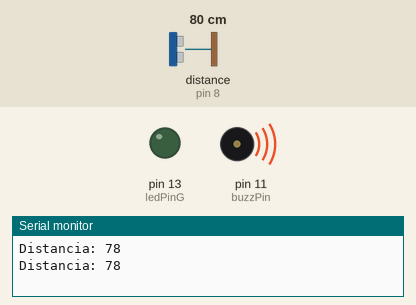
The sketch below on a simulated Arduino Uno, built with avr-gcc and run on an emulated ATmega328P. On the bench: output pins drawn as LEDs (lit = HIGH), buzzer (waves = sounding, pin HIGH), the last lines printed to the serial monitor. Wiring (inferred from the names in the program): ultrasonic range finder: trigger pin 9; echo pin 8. The inputs (shaded band) are chosen by the test bench; at power-on: distance to the obstacle (sensor on pin 8) 80 cm. The echo pulse lasts 58.3 µs per cm; pins used as bus, display or sensor lines are not drawn.

Above: at 1.3 s.
1.4 s: distance to the obstacle (sensor on pin 8) set to 18 cm
2.9 s: distance to the obstacle (sensor on pin 8) set to 13 cm
At 4.2 s:
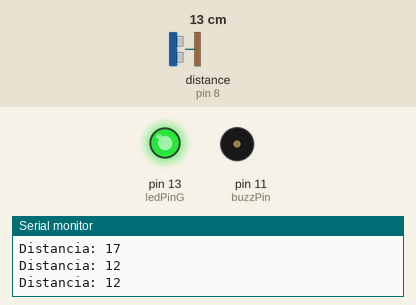
4.5 s: distance to the obstacle (sensor on pin 8) set to 35 cm
At 5.7 s:
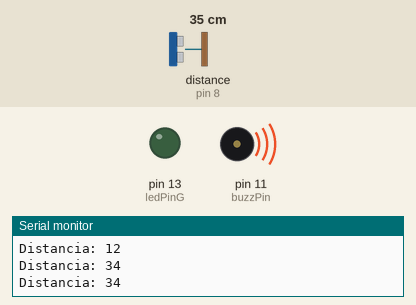
6.0 s: distance to the obstacle (sensor on pin 8) set to 2 cm
At 7.1 s:
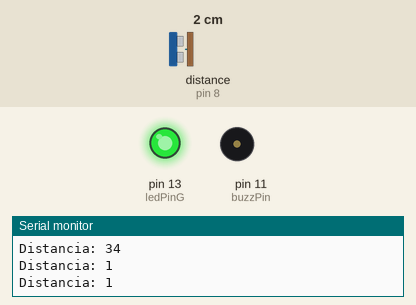
Timing chart, 0 to 8.5 s (numbered marks = the images above; inputs shaded):
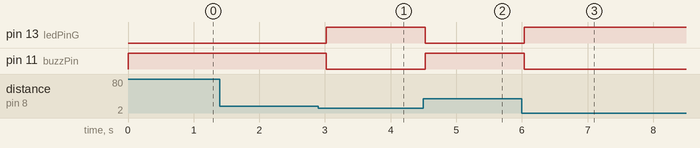

The sketch:

hclcd.ino
```cpp
int trigPin = 9;
int echoPin = 8;
int buzzPin = 11;
int ledPinG = 13;
int dt = 500;

long duration;
int distance;
int safetyDistance;

void setup() {
  // put your setup code here, to run once:
Serial.begin(9600);
pinMode(trigPin, OUTPUT);
pinMode(echoPin, INPUT);
pinMode(buzzPin, OUTPUT);
pinMode(ledPinG, OUTPUT);


}

void loop() {
  // put your main code here, to run repeatedly:
  //limpia el trigPin
  digitalWrite(trigPin, LOW);
  delayMicroseconds(2);
  //selecciona el trigPin por 10 microsegundos
digitalWrite(trigPin, HIGH);
delayMicroseconds(10);
digitalWrite(trigPin, LOW);
// lee el echoPin
duration = pulseIn(echoPin, HIGH);
//calcula la distancia
distance = duration*0.034/2;

safetyDistance = distance;
if(safetyDistance > 15){
  digitalWrite(buzzPin, HIGH);
  digitalWrite(ledPinG, LOW);
}
if(safetyDistance < 15){
  digitalWrite(buzzPin, LOW);
  digitalWrite(ledPinG, HIGH);

}
delay(dt);
//monitor info de como corre el programa
Serial.print("Distancia: ");
Serial.println(distance);
}
```

Measured:
- the behaviour switches between 16 and 15 cm on distance to the obstacle (sensor on pin 8) (found by bisection; images 0 and 1)
- after the input at 2.9 s, pin 13 (ledPinG): LOW → HIGH after 0.12 s; pin 11 (buzzPin): HIGH → LOW after 0.12 s
- after the input at 4.5 s, pin 13 (ledPinG): HIGH → LOW at once; pin 11 (buzzPin): LOW → HIGH at once
- after the input at 6.0 s, pin 13 (ledPinG): LOW → HIGH at once; pin 11 (buzzPin): HIGH → LOW at once
